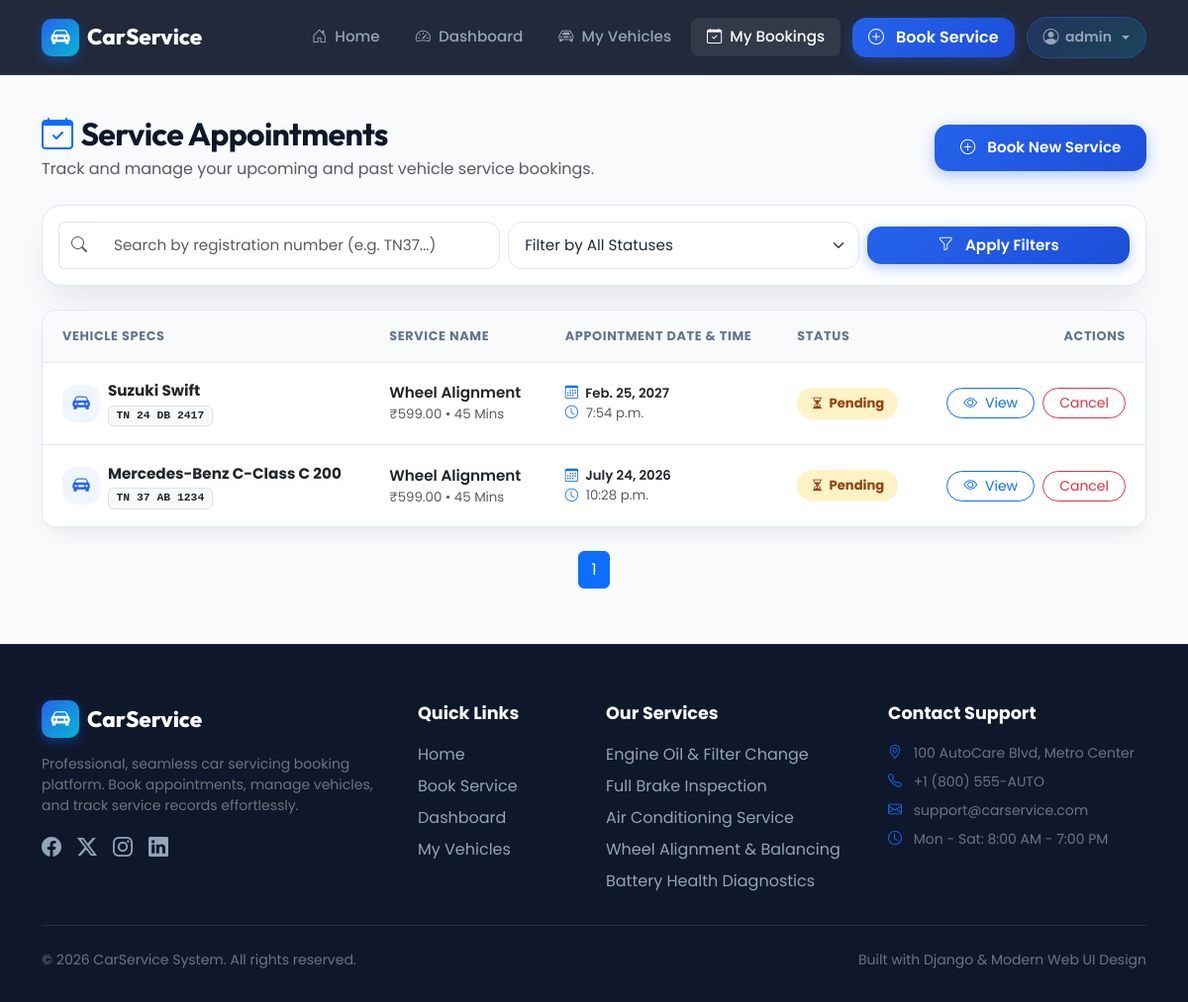
The page /services/bookings/ (signed in) on the database its author committed.
### accounts/models.py (models this page shows)
class User(AbstractUser):
    ROLE_CHOICES = (
        ('customer', 'Customer'),
        ('mechanic', 'Mechanic'),
        ('admin', 'Admin'),
    )
    phone_number = models.CharField(max_length=15, blank=True)
    role = models.CharField(max_length=20, choices=ROLE_CHOICES, default='customer')
    created_at = models.DateTimeField(auto_now_add=True)
    updated_at = models.DateTimeField(auto_now=True)

### services/models.py (models this page shows, shortened)
class Booking(models.Model):
    STATUS_CHOICES = (
        ("pending", "Pending"),
        ("confirmed", "Confirmed"),
        ("in_progress", "In Progress"),
        ("completed", "Completed"),
        ("cancelled", "Cancelled"),
    )
    customer = models.ForeignKey(
        settings.AUTH_USER_MODEL,
        on_delete=models.CASCADE,
        related_name="bookings"
    )
    vehicle = models.ForeignKey(
        Vehicle,
        on_delete=models.CASCADE
    )
    service = models.ForeignKey(
        Service,
        on_delete=models.CASCADE
    )
    booking_date = models.DateField()
    booking_time = models.TimeField()
    status = models.CharField(
        max_length=20,
        choices=STATUS_CHOICES,
        default="pending",
    )
    created_at = models.DateTimeField(auto_now_add=True)

class Vehicle(models.Model):
    owner = models.ForeignKey(
        settings.AUTH_USER_MODEL,
        on_delete=models.CASCADE
    )
    brand = models.CharField(max_length=50)
    model = models.CharField(max_length=50)
    registration_number = models.CharField(max_length=20, unique=True)
    manufacturing_year = models.PositiveIntegerField()

class Service(models.Model):
    category = models.ForeignKey(
        ServiceCategory,
        on_delete=models.CASCADE,
        related_name="services"
    )
    name = models.CharField(max_length=100)
    description = models.TextField(blank=True)
    price = models.DecimalField(max_digits=10, decimal_places=2)
    estimated_duration = models.PositiveIntegerField(
        help_text="Duration in minutes"
    )

### services/views.py (the view)
# urls.py: path("bookings/", views.booking_list, name="booking_list"),
@login_required
def booking_list(request):
    bookings = Booking.objects.filter(customer=request.user)
    search = request.GET.get("search")
    status = request.GET.get("status")
    if search:
        bookings = bookings.filter(
            vehicle__registration_number__icontains=search
        )
    if status:
        bookings = bookings.filter(status=status)
    paginator = Paginator(bookings, 5)
    page_number = request.GET.get("page")
    page_obj = paginator.get_page(page_number)
    return render(
        request,
        "services/booking_list.html",
        {
            "page_obj": page_obj,
        },
    )

### services/templates/services/booking_list.html (shortened to what this page needs)
{% extends "base.html" %}
{% block content %}
<div class="d-flex flex-column flex-sm-row justify-content-between align-items-sm-center gap-3 mb-4">
    <div>
        <h2 class="fw-bold mb-1"><i class="bi bi-calendar-check text-primary me-2"></i>Service Appointments</h2>
        <p class="text-muted mb-0">Track and manage your upcoming and past vehicle service bookings.</p>
    </div>
    <div>
        <a href="{% url 'book_service' %}" class="btn btn-primary-custom">
            <i class="bi bi-plus-circle me-1"></i> Book New Service
        </a>
    </div>
</div>
<div class="form-card mb-4 p-3">
    <form method="get" class="row g-2 align-items-center">
        <div class="col-md-5">
            <div class="input-group">
                <span class="input-group-text bg-white border-end-0"><i class="bi bi-search text-muted"></i></span>
                <input
                    type="text"
                    name="search"
                    class="form-control border-start-0"
                    placeholder="Search by registration number (e.g. TN37...)"
                    value="{{ request.GET.search }}"
                >
            </div>
        </div>
        <div class="col-md-4">
            <select name="status" class="form-select">
                <option value="">Filter by All Statuses</option>
            </select>
        </div>
        <div class="col-md-3">
            <button class="btn btn-primary-custom w-100 py-2">
                <i class="bi bi-funnel me-1"></i> Apply Filters
            </button>
        </div>
    </form>
</div>
{% if page_obj %}
<div class="custom-table-container">
    <table class="table custom-table align-middle">
        <thead>
            <tr>
                <th>Vehicle Specs</th>
                <th>Service Name</th>
                <th>Appointment Date & Time</th>
                <th>Status</th>
                <th class="text-end">Actions</th>
            </tr>
        </thead>
        <tbody>
            {% for booking in page_obj %}
            <tr>
                <td>
                    <div class="d-flex align-items-center gap-2">
                        <div class="stat-icon" style="width: 38px; height: 38px; font-size: 1.1rem; background: #eff6ff; color: #2563eb;">
                            <i class="bi bi-car-front-fill"></i>
                        </div>
                        <div>
                            <div class="fw-bold text-dark">{{ booking.vehicle.brand }} {{ booking.vehicle.model }}</div>
                            <span class="badge bg-light text-dark font-monospace small border">{{ booking.vehicle.registration_number }}</span>
                        </div>
                    </div>
                </td>
                <td>
                    <div class="fw-semibold text-dark">{{ booking.service.name }}</div>
                    <div class="small text-muted">₹{{ booking.service.price }} • {{ booking.service.estimated_duration }} Mins</div>
                </td>
                <td>
                    <div class="small fw-semibold text-dark"><i class="bi bi-calendar3 me-1 text-primary"></i> {{ booking.booking_date }}</div>
                    <div class="small text-muted"><i class="bi bi-clock me-1 text-primary"></i> {{ booking.booking_time }}</div>
                </td>
                <td>
                    {% if booking.status == "pending" %}
                        <span class="badge-status badge-pending"><i class="bi bi-hourglass-split"></i> Pending</span>
                    {% elif booking.status == "confirmed" %}
                        <span class="badge-status badge-confirmed"><i class="bi bi-check-circle"></i> Confirmed</span>
                    {% elif booking.status == "in_progress" %}
                        <span class="badge-status badge-in-progress"><i class="bi bi-gear-wide-connected"></i> In Progress</span>
                    {% elif booking.status == "completed" %}
                        <span class="badge-status badge-completed"><i class="bi bi-patch-check-fill"></i> Completed</span>
                    {% elif booking.status == "cancelled" %}
                        <span class="badge-status badge-cancelled"><i class="bi bi-x-circle"></i> Cancelled</span>
                    {% endif %}
                </td>
                <td class="text-end">
                    <a href="{% url 'booking_detail' booking.pk %}" class="btn btn-sm btn-outline-primary rounded-pill px-3">
                        <i class="bi bi-eye me-1"></i> View
                    </a>
                    {% if booking.status == "pending" %}
                        <a href="{% url 'cancel_booking' booking.pk %}" class="btn btn-sm btn-outline-danger rounded-pill px-3 ms-1" onclick="return confirm('Are you sure you want to cancel this booking?');">
                            Cancel
                        </a>
                    {% endif %}
                </td>
            </tr>
            {% endfor %}
        </tbody>
    </table>
</div>
<nav class="mt-4">
    <ul class="pagination justify-content-center">
        {% for page in page_obj.paginator.page_range %}
            <li class="page-item {% if page == page_obj.number %}active{% endif %}">
                <a class="page-link" href="?page={{ page }}&search={{ request.GET.search }}&status={{ request.GET.status }}">
                    {{ page }}
                </a>
            </li>
        {% endfor %}
    </ul>
</nav>
{% endif %}
{% endblock %}

### templates/base.html (shortened to what this page needs)
{% load static %}
<!DOCTYPE html>
<html lang="en">
<head>
    <link href="https://cdn.jsdelivr.net/npm/bootstrap@5.3.3/dist/css/bootstrap.min.css" rel="stylesheet">
    <link rel="stylesheet" href="https://cdn.jsdelivr.net/npm/bootstrap-icons@1.11.3/font/bootstrap-icons.min.css">
    <link rel="stylesheet" href="{% static 'css/style.css' %}">
</head>
<body>
<nav class="navbar navbar-expand-lg app-navbar">
    <div class="container">
        <a class="navbar-brand" href="/">
            <span class="brand-icon"><i class="bi bi-car-front-fill"></i></span>
            CarService
        </a>
        <div class="collapse navbar-collapse" id="navbarNav">
            <ul class="navbar-nav ms-auto align-items-center gap-1">
                <li class="nav-item">
                    <a class="nav-link {% if request.path == '/' %}active{% endif %}" href="/">
                        <i class="bi bi-house-door me-1"></i> Home
                    </a>
                </li>
                {% if user.is_authenticated %}
                    <li class="nav-item">
                        <a class="nav-link {% if '/dashboard' in request.path %}active{% endif %}" href="{% url 'dashboard' %}">
                            <i class="bi bi-speedometer2 me-1"></i> Dashboard
                        </a>
                    </li>
                    <li class="nav-item">
                        <a class="nav-link {% if '/vehicles' in request.path %}active{% endif %}" href="{% url 'vehicle_list' %}">
                            <i class="bi bi-car-front me-1"></i> My Vehicles
                        </a>
                    </li>
                    <li class="nav-item">
                        <a class="nav-link {% if '/bookings' in request.path and 'history' not in request.path %}active{% endif %}" href="{% url 'booking_list' %}">
                            <i class="bi bi-calendar-check me-1"></i> My Bookings
                        </a>
                    </li>
                    <li class="nav-item ms-lg-2 my-2 my-lg-0">
                        <a class="btn btn-primary-custom py-2 px-3 fs-6" href="{% url 'book_service' %}">
                            <i class="bi bi-plus-circle me-1"></i> Book Service
                        </a>
                    </li>
                    <li class="nav-item dropdown ms-lg-2">
                        <a class="nav-link dropdown-toggle user-badge text-decoration-none" href="#" role="button" data-bs-toggle="dropdown" aria-expanded="false">
                            <i class="bi bi-person-circle fs-6"></i> {{ user.first_name|default:user.username }}
                        </a>
                    </li>
                {% endif %}
            </ul>
        </div>
    </div>
</nav>
<div class="main-wrapper">
    <div class="container">
        {% block content %}
        {% endblock %}
    </div>
</div>
<footer class="app-footer">
    <div class="container">
        <div class="row g-4 mb-4">
            <div class="col-lg-4 col-md-6">
                <div class="navbar-brand mb-3">
                    <span class="brand-icon"><i class="bi bi-car-front-fill"></i></span>
                    CarService
                </div>
                <p class="text-secondary small mb-3">
                    Professional, seamless car servicing booking platform. Book appointments, manage vehicles, and track service records effortlessly.
                </p>
                <div class="d-flex gap-3 text-secondary">
                    <a href="#" class="footer-link fs-5"><i class="bi bi-facebook"></i></a>
                    <a href="#" class="footer-link fs-5"><i class="bi bi-twitter-x"></i></a>
                    <a href="#" class="footer-link fs-5"><i class="bi bi-instagram"></i></a>
                    <a href="#" class="footer-link fs-5"><i class="bi bi-linkedin"></i></a>
                </div>
            </div>
            <div class="col-lg-2 col-md-6">
                <div class="footer-title">Quick Links</div>
                <a href="/" class="footer-link">Home</a>
                <a href="{% url 'book_service' %}" class="footer-link">Book Service</a>
                {% if user.is_authenticated %}
                <a href="{% url 'dashboard' %}" class="footer-link">Dashboard</a>
                <a href="{% url 'vehicle_list' %}" class="footer-link">My Vehicles</a>
                {% else %}
                <a href="{% url 'login' %}" class="footer-link">Sign In</a>
                <a href="{% url 'register' %}" class="footer-link">Register</a>
                {% endif %}
            </div>
            <div class="col-lg-3 col-md-6">
                <div class="footer-title">Our Services</div>
                <div class="footer-link">Engine Oil & Filter Change</div>
                <div class="footer-link">Full Brake Inspection</div>
                <div class="footer-link">Air Conditioning Service</div>
                <div class="footer-link">Wheel Alignment & Balancing</div>
                <div class="footer-link">Battery Health Diagnostics</div>
            </div>
            <div class="col-lg-3 col-md-6">
                <div class="footer-title">Contact Support</div>
                <p class="small text-secondary mb-2"><i class="bi bi-geo-alt me-2 text-primary"></i> 100 AutoCare Blvd, Metro Center</p>
                <p class="small text-secondary mb-2"><i class="bi bi-telephone me-2 text-primary"></i> +1 (800) 555-AUTO</p>
                <p class="small text-secondary mb-2"><i class="bi bi-envelope me-2 text-primary"></i> support@carservice.com</p>
                <p class="small text-secondary mb-0"><i class="bi bi-clock me-2 text-primary"></i> Mon - Sat: 8:00 AM - 7:00 PM</p>
            </div>
        </div>
        <hr class="border-secondary opacity-25 my-4">
        <div class="d-flex flex-column flex-sm-row justify-content-between align-items-center gap-2 small text-secondary">
            <div>© 2026 CarService System. All rights reserved.</div>
            <div>Built with Django & Modern Web UI Design</div>
        </div>
    </div>
</footer>
</body>
</html>

### rows shown on the page
User: first_name "admin"
Booking: vehicle.brand "Suzuki", vehicle.model "Swift", vehicle.registration_number "TN 24 DB 2417", service.name "Wheel Alignment", service.price "599.00", service.estimated_duration "45", booking_date "Feb. 25, 2027", booking_time "7:54 p.m.", status "pending" (drawn)
Booking: vehicle.brand "Mercedes-Benz", vehicle.model "C-Class C 200", vehicle.registration_number "TN 37 AB 1234", service.name "Wheel Alignment", service.price "599.00", service.estimated_duration "45", booking_date "July 24, 2026", booking_time "10:28 p.m.", status "pending" (drawn)

### other values the page prints
{{ page }} "1"
